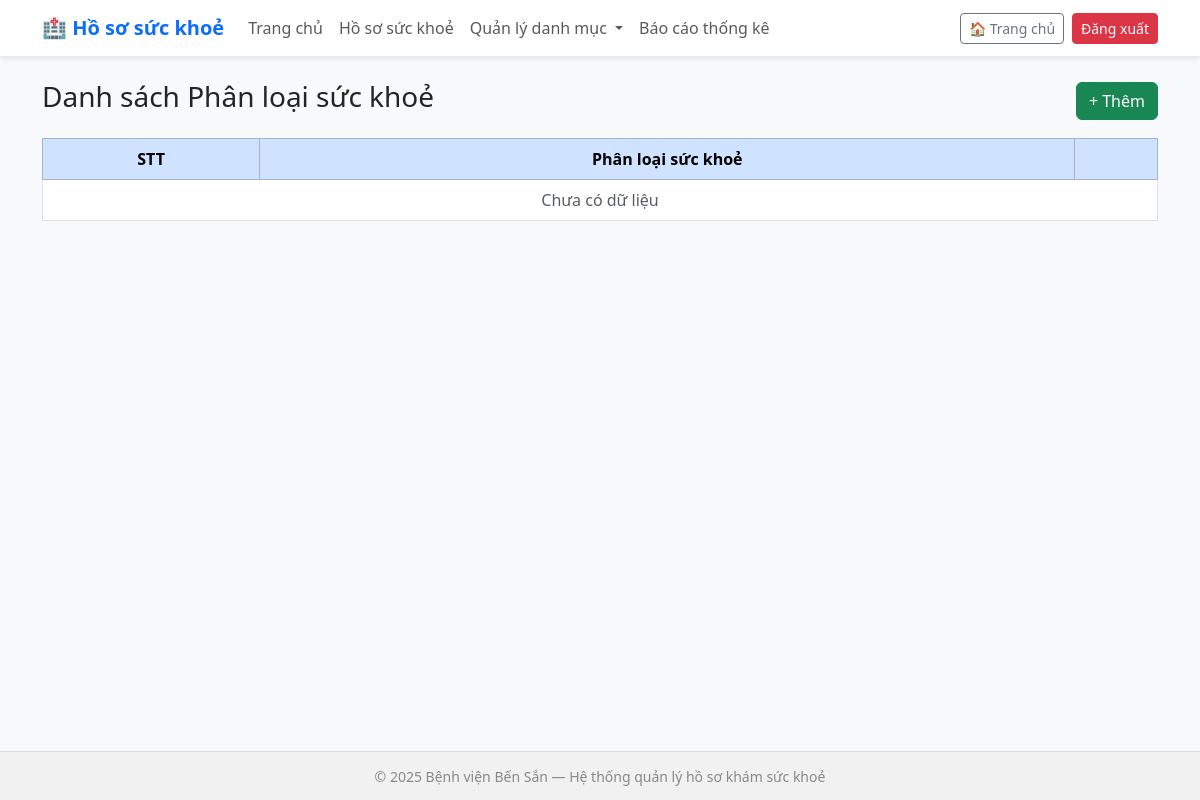
Before: /healthclasses/ with the older database file.
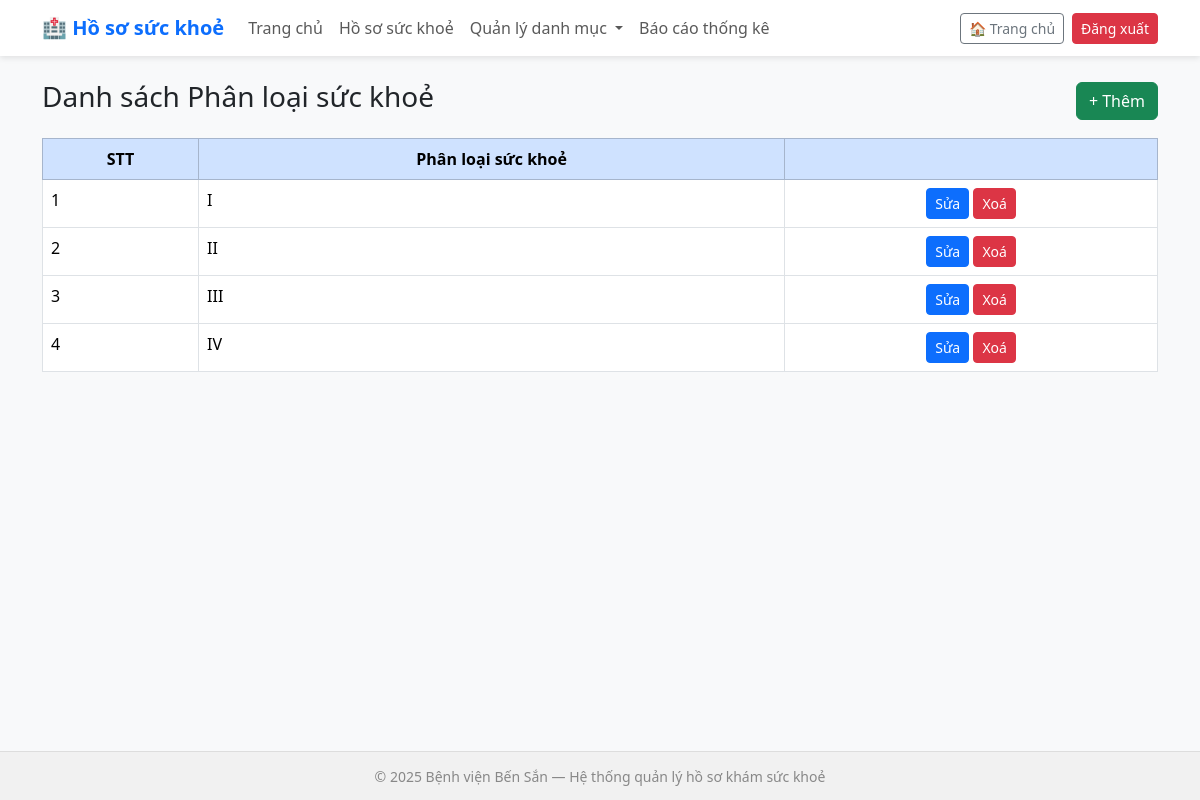
After: the same page with the newer database file.
### health_records/models.py (models this page shows, shortened)
class HealthClassification(models.Model):
    code = models.CharField(max_length=10, unique=True, verbose_name="Mã loại")  # ví dụ: I, II, III, IV
    name = models.CharField(max_length=50, unique=True, verbose_name="Phân loại")
    description = models.TextField(blank=True, null=True, verbose_name="Ghi chú")
    class Meta:
        verbose_name = "Phân loại sức khoẻ"
        verbose_name_plural = "Phân loại sức khoẻ"

### health_records/views.py (the view)
# urls.py: path('healthclasses/', views.healthclass_list, name='healthclass_list'),
def healthclass_list(request):
    classes = HealthClassification.objects.all()
    return render(request, 'health_records/healthclass_list.html', {'classes': classes})

### health_records/templates/health_records/healthclass_list.html
{% extends 'health_records/base.html' %}
{% block content %}
<div class="d-flex justify-content-between align-items-center mb-3">
  <h3>Danh sách Phân loại sức khoẻ</h3>
  <a href="{% url 'healthclass_add' %}" class="btn btn-success">+ Thêm</a>
</div>
<table class="table table-bordered">
  <thead class="table-primary text-center">
    <tr><th>STT</th><th>Phân loại sức khoẻ</th><th></th></tr>
  </thead>
  <tbody>
    {% for c in classes %}
    <tr>
      <td>{{ forloop.counter }}</td>
      <td>{{ c.name }}</td>
      <td class="text-center">
        <a href="{% url 'healthclass_edit' c.id %}" class="btn btn-sm btn-primary">Sửa</a>
        <a href="{% url 'healthclass_delete' c.id %}" class="btn btn-sm btn-danger">Xoá</a>
      </td>
    </tr>
    {% empty %}
    <tr><td colspan="3" class="text-center text-muted">Chưa có dữ liệu</td></tr>
    {% endfor %}
  </tbody>
</table>
{% endblock %}

Changed rows visible on the page:
added HealthClassification: name "I"
added HealthClassification: name "II"
added HealthClassification: name "III"
added HealthClassification: name "IV"
Other visible differences:
text no longer shown: "Chưa có dữ liệu"
